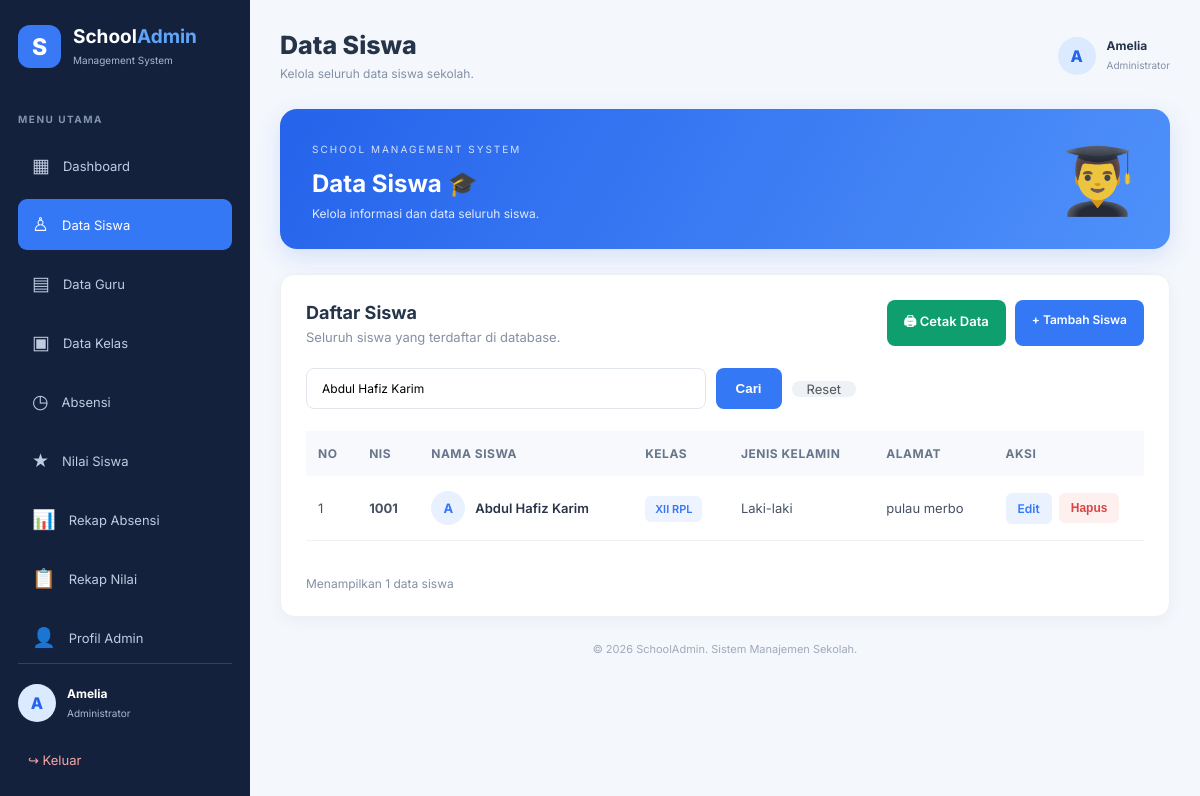
The app's page /data_siswa.php?cari=Abdul Hafiz Karim (signed in) with its own data.
### tables this page shows
CREATE TABLE `siswa` (
  `id` int(11) NOT NULL,
  `nama` varchar(100) NOT NULL,
  `nis` varchar(30) NOT NULL,
  `kelas` varchar(30) NOT NULL,
  `alamat` text DEFAULT NULL,
  `jenis_kelamin` varchar(20) NOT NULL
);

### data_siswa.php (the view, shortened to what this page needs)
<?php
require_once 'config/koneksi.php';
function e($value) {
    return htmlspecialchars($value ?? '', ENT_QUOTES, 'UTF-8');
}
$nama_admin = $_SESSION['nama'] ?? 'Administrator';
$keyword = trim($_GET['cari'] ?? '');
$stmt = mysqli_prepare(
    $conn,
    "SELECT * FROM siswa
     WHERE nama LIKE ? OR nis LIKE ?
     ORDER BY id DESC"
);
$search = "%$keyword%";
mysqli_stmt_bind_param($stmt, "ss", $search, $search);
mysqli_stmt_execute($stmt);
$data = mysqli_stmt_get_result($stmt);
$total_siswa = mysqli_num_rows($data);
?>
<!DOCTYPE html>
<html lang="id">
<head>
<link rel="stylesheet" href="assets/style.css">
</head>
<body>
<div class="dashboard">
<aside class="sidebar">
    <div class="brand">
        <div class="brand-icon">S</div>
        <div>
            <h2>School<span>Admin</span></h2>
            <small>Management System</small>
        </div>
    </div>
    <div class="menu-label">MENU UTAMA</div>
    <nav>
        <a href="dashboard.php" class="menu-item"><span>▦</span> Dashboard</a>
        <a href="data_siswa.php" class="menu-item active"><span>♙</span> Data Siswa</a>
        <a href="data_guru.php" class="menu-item"><span>▤</span> Data Guru</a>
        <a href="data_kelas.php" class="menu-item"><span>▣</span> Data Kelas</a>
        <a href="absensi.php" class="menu-item"><span>◷</span> Absensi</a>
        <a href="nilai.php" class="menu-item"><span>★</span> Nilai Siswa</a>
        <a href="rekap_absensi.php" class="menu-item"><span>📊</span> Rekap Absensi</a>
        <a href="rekap_nilai.php" class="menu-item"><span>📋</span> Rekap Nilai</a>
        <a href="profil_admin.php" class="menu-item"><span>👤</span> Profil Admin</a>
    </nav>
    <div class="sidebar-bottom">
        <div class="admin-mini">
            <div class="avatar">A</div>
            <div>
                <strong><?= e($nama_admin) ?></strong>
                <small>Administrator</small>
            </div>
        </div>
        <a href="logout.php" class="logout">↪ Keluar</a>
    </div>
</aside>
<main class="main-content">
    <header class="topbar">
        <div>
            <h1>Data Siswa</h1>
            <p>Kelola seluruh data siswa sekolah.</p>
        </div>
        <div class="admin-profile">
            <div class="avatar">A</div>
            <div>
                <strong><?= e($nama_admin) ?></strong>
                <small>Administrator</small>
            </div>
        </div>
    </header>
    <section class="welcome">
        <div>
            <span class="welcome-tag">SCHOOL MANAGEMENT SYSTEM</span>
            <h2>Data Siswa 🎓</h2>
            <p>Kelola informasi dan data seluruh siswa.</p>
        </div>
        <div class="welcome-icon">👨‍🎓</div>
    </section>
    <section class="content-card">
        <div class="section-header">
            <div>
                <h2>Daftar Siswa</h2>
                <p>Seluruh siswa yang terdaftar di database.</p>
            </div>
            <div class="header-actions">
                <a href="cetak_siswa.php?cari=<?= urlencode($keyword) ?>" target="_blank" class="print-btn">
                    🖨 Cetak Data
                </a>
                <a href="tambah.php" class="btn-primary">+ Tambah Siswa</a>
            </div>
        </div>
        <form method="GET" class="search-form">
            <input type="text" name="cari"
                placeholder="Cari nama atau NIS siswa..."
                value="<?= e($keyword) ?>">
            <button type="submit">Cari</button>
            <?php if ($keyword !== ''): ?>
                <a href="data_siswa.php" class="reset-btn">Reset</a>
            <?php endif; ?>
        </form>
        <div class="table-responsive">
            <table>
                <thead>
                    <tr>
                        <th>No</th>
                        <th>NIS</th>
                        <th>Nama Siswa</th>
                        <th>Kelas</th>
                        <th>Jenis Kelamin</th>
                        <th>Alamat</th>
                        <th>Aksi</th>
                    </tr>
                </thead>
                <tbody>
                <?php
                $no = 1;
                if ($total_siswa > 0):
                    while ($row = mysqli_fetch_assoc($data)):
                ?>
                    <tr>
                        <td><?= $no++ ?></td>
                        <td><strong><?= e($row['nis']) ?></strong></td>
                        <td>
                            <div class="student-name">
                                <div class="student-avatar">
                                    <?= e(strtoupper(substr($row['nama'], 0, 1))) ?>
                                </div>
                                <?= e($row['nama']) ?>
                            </div>
                        </td>
                        <td><span class="class-badge"><?= e($row['kelas']) ?></span></td>
                        <td><?= e($row['jenis_kelamin']) ?></td>
                        <td><?= e($row['alamat']) ?></td>
                        <td>
                            <div class="action-buttons">
                                <a href="edit.php?id=<?= (int)$row['id'] ?>" class="edit-btn">Edit</a>
                                <form method="POST" action="hapus.php"
                                    onsubmit="return confirm('Yakin ingin menghapus siswa ini?')">
                                    <button type="submit" class="delete-btn">Hapus</button>
                                </form>
                            </div>
                        </td>
                    </tr>
                <?php
                    endwhile;
                else:
                ?>
                    <tr>
                        <td colspan="7" class="empty">Data siswa belum ditemukan.</td>
                    </tr>
                <?php endif; ?>
                </tbody>
            </table>
        </div>
        <div class="table-footer">
            Menampilkan <?= $total_siswa ?> data siswa
        </div>
    </section>
    <footer>
        © <?= date('Y') ?> SchoolAdmin. Sistem Manajemen Sekolah.
    </footer>
</main>
</div>
</body>
</html>

### data_siswa.php (style rules this page uses)
.main-content { font-family: 'Inter', sans-serif; }
.content-card { border-radius: 14px; }
.section-header { display: flex; justify-content: space-between; align-items: center; gap: 15px; flex-wrap: wrap; margin-bottom: 22px; }
.section-header p { color: #8490a3; font-size: 13px; }
.header-actions { display: flex; gap: 9px; flex-wrap: wrap; }
.print-btn { display: inline-block; padding: 12px 17px; border-radius: 8px; background: #0f9f6e; color: white; text-decoration: none; font-size: 13px; font-weight: 600; }
.search-form { display: flex; gap: 10px; margin-bottom: 22px; max-width: 550px; }
.search-form input { flex: 1; min-width: 0; padding: 12px 15px; border: 1px solid #e1e5ec; border-radius: 8px; outline: none; }
.search-form button { background: #3478f6; color: white; border: none; border-radius: 8px; padding: 0 20px; cursor: pointer; font-weight: 600; }
.reset-btn { display: flex; align-items: center; padding: 0 15px; border-radius: 8px; background: #eef1f5; color: #555; text-decoration: none; font-size: 13px; }
.table-responsive { overflow-x: auto; }
.table-responsive table { width: 100%; border-collapse: collapse; min-width: 850px; }
.table-responsive th { background: #f7f9fc; color: #68758a; font-size: 12px; font-weight: 700; text-transform: uppercase; padding: 15px 12px; text-align: left; }
.table-responsive td { padding: 15px 12px; font-size: 13px; color: #465166; border-bottom: 1px solid #edf0f5; }
.student-name { display: flex; align-items: center; gap: 10px; font-weight: 600; color: #293449; }
.student-avatar { width: 34px; height: 34px; border-radius: 50%; display: flex; align-items: center; justify-content: center; background: #e9f0ff; color: #3478f6; font-weight: 700; flex-shrink: 0; }
.class-badge { background: #edf3ff; color: #3478f6; padding: 6px 10px; border-radius: 6px; font-size: 11px; font-weight: 600; }
.action-buttons { display: flex; align-items: center; gap: 7px; }
.action-buttons form { margin: 0; }
.edit-btn, .delete-btn { border: none; padding: 8px 12px; border-radius: 6px; font-size: 12px; font-weight: 600; cursor: pointer; text-decoration: none; }
.edit-btn { background: #eaf1ff; color: #3478f6; }
.delete-btn { background: #fff0f0; color: #dc4444; }
.table-footer { padding-top: 18px; color: #8490a3; font-size: 12px; }

### records on screen
siswa: nis "1001", nama "A", nama "Abdul Hafiz Karim", kelas "XII RPL", jenis_kelamin "Laki-laki", alamat "pulau merbo"

### other values on screen
$nama_admin "Amelia"
$total_siswa "1"
